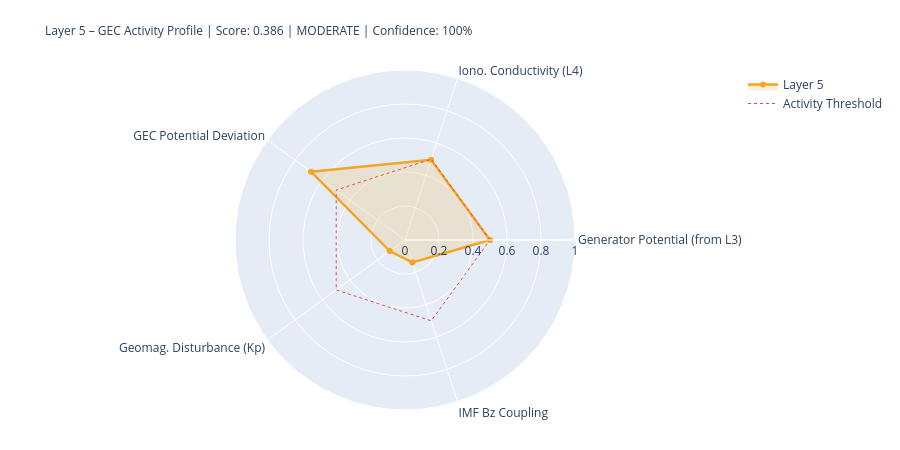

Source (notebook cell):
### Markdown cell above
---
## 5. State Assessment & Handoff to Layer 6

### Code cell
# ============================================================
# LAYER-5-SCORE
# ============================================================

# Components
# 1) Generator activity (Layer-3-driven)
gen_score = norm(generator_strength, 0.3, 2.0)
gen_src   = 'from_layer3' if l3_thunder_score is not None else 'estimated'

# 2) Ionospheric conductivity (Layer-4-driven)
iono_score = norm(iono_cond_factor, 0.7, 1.4)
iono_src   = 'from_layer4' if l4_ioniz is not None else 'estimated'

# 3) GEC potential deviation from reference
pot_score = norm(abs(delta_V_pct), 0, 30)  # 0 = at reference, 1 = 30% deviation
pot_src   = 'derived'

# 4) Geomagnetic disturbance (Kp) – modulates vertical currents
kp_score = norm(kp_val, 0, 9)
kp_src   = 'primary' if kp_now is not None else 'from_layer4'

# 5) IMF Bz coupling (southward = stronger M-I coupling → GEC influence)
bz_score = norm(-(bz_now or 0), -5, 30) if bz_now is not None else None
bz_src   = 'primary' if bz_now is not None else 'missing'

COMPONENTS = {
    'Generator Potential (from L3)':  {'score': gen_score,   'source': 'derived_from_layer3', 'dynamic': True},
    'Iono. Conductivity (L4)':      {'score': iono_score,  'source': iono_src, 'dynamic': True},
    'GEC Potential Deviation':      {'score': pot_score,   'source': pot_src,  'dynamic': True},
    'Geomag. Disturbance (Kp)':         {'score': kp_score,    'source': kp_src,   'dynamic': True},
    'IMF Bz Coupling':               {'score': bz_score,    'source': bz_src,   'dynamic': True},
}

available   = {k: v['score'] for k, v in COMPONENTS.items() if v['score'] is not None}
unavailable = [k for k, v in COMPONENTS.items() if v['score'] is None]
layer5_score = round(sum(available.values()) / len(available), 4) if available else None
confidence   = round(len(available) / len(COMPONENTS), 2)
level = ('unknown' if layer5_score is None
         else 'quiet'   if layer5_score < 0.3
         else 'moderate' if layer5_score < 0.6
         else 'active')
dominant_l5 = max(available, key=available.get) if available else 'none'

# Kp consistency: separate 1-min raw value from score value
kp_1m_raw   = kp_now          # directly from API (can be 0.0 during live measurement)
kp_for_score = kp_val          # from Layer-0 context or estimated value if needed
kp_score_src = kp_src

W = 68
print('=' * W)
print('LAYER 5 – GLOBAL ELECTRIC CIRCUIT – STATE ASSESSMENT')
print('=' * W)
for name, comp in COMPONENTS.items():
    s = comp['score']
    if s is not None:
        bar = '█' * int(s*20) + '░' * (20-int(s*20))
        print(f'  {name:<34} {bar}  {s:.3f}  [{comp["source"]}]')
    else:
        print(f'  {name:<34} {"─"*20}  n/a   [missing]')
print('-' * W)
print(f'  Score:         {layer5_score:.3f}  ({len(available)}/{len(COMPONENTS)} components)')
print(f'  Confidence:    {confidence:.0%}')
print(f'  Level:         {level.upper()}')
print(f'  Dominant:      {dominant_l5}')
print(f'  V_iono:        {V_iono_mod:.1f} kV  (Δ {delta_V_pct:+.1f}% vs. Ref)')
print(f'  I_total:       {I_total_mod:.1f} A   (Δ {delta_I_pct:+.1f}% vs. Ref)')
print('=' * W)

# Radar
cats   = list(available.keys())
vals_r = list(available.values())
if len(cats) >= 3:
    fig = go.Figure()
    fig.add_trace(go.Scatterpolar(
        r=vals_r + [vals_r[0]], theta=cats + [cats[0]],
        fill='toself', fillcolor='rgba(242,166,35,0.18)',
        line=dict(color='#F2A623', width=2.5), name='Layer 5'
    ))
    fig.add_trace(go.Scatterpolar(
        r=[0.5]*(len(cats)+1), theta=cats+[cats[0]],
        line=dict(color='#E24B4A', dash='dot', width=1),
        mode='lines', name='Activity Threshold'
    ))
    fig.update_layout(
        title=dict(
            text=f'Layer 5 – GEC Activity Profile | Score: {layer5_score:.3f} | {level.upper()} | Confidence: {confidence:.0%}',
            font=dict(size=12)
        ),
        polar=dict(radialaxis=dict(visible=True, range=[0,1])),
        height=450, showlegend=True,
        margin=dict(l=80, r=80, t=70, b=40)
    )
    fig.show()

### Figure 1 — Plotly figure (JSON) as saved in the notebook; plotly's stock layout.template omitted (floating-point values rounded to 4 significant figures)
{"data": [{"fill": "toself", "fillcolor": "rgba(242,166,35,0.18)", "line": {"color": "#F2A623", "width": 2.5}, "name": "Layer 5", "r": [0.5, 0.4963, 0.6833, 0.1111, 0.1391, 0.5], "theta": ["Generator Potential (from L3)", "Iono. Conductivity (L4)", "GEC Potential Deviation", "Geomag. Disturbance (Kp)", "IMF Bz Coupling", "Generator Potential (from L3)"], "type": "scatterpolar"}, {"line": {"color": "#E24B4A", "dash": "dot", "width": 1}, "mode": "lines", "name": "Activity Threshold", "r": [0.5, 0.5, 0.5, 0.5, 0.5, 0.5], "theta": ["Generator Potential (from L3)", "Iono. Conductivity (L4)", "GEC Potential Deviation", "Geomag. Disturbance (Kp)", "IMF Bz Coupling", "Generator Potential (from L3)"], "type": "scatterpolar"}], "layout": {"height": 450, "margin": {"b": 40, "l": 80, "r": 80, "t": 70}, "polar": {"radialaxis": {"range": [0, 1], "visible": true}}, "showlegend": true, "title": {"font": {"size": 12}, "text": "Layer 5 – GEC Activity Profile | Score: 0.386 | MODERATE | Confidence: 100%"}}}
